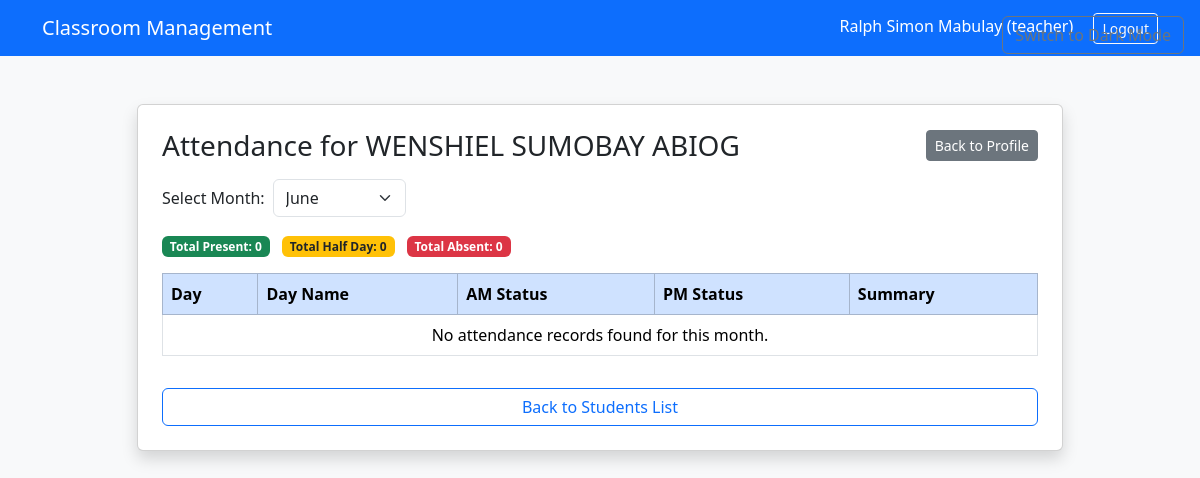
Before: /student_attendance.php?lrn=173820946153 (signed in) with the older database file.
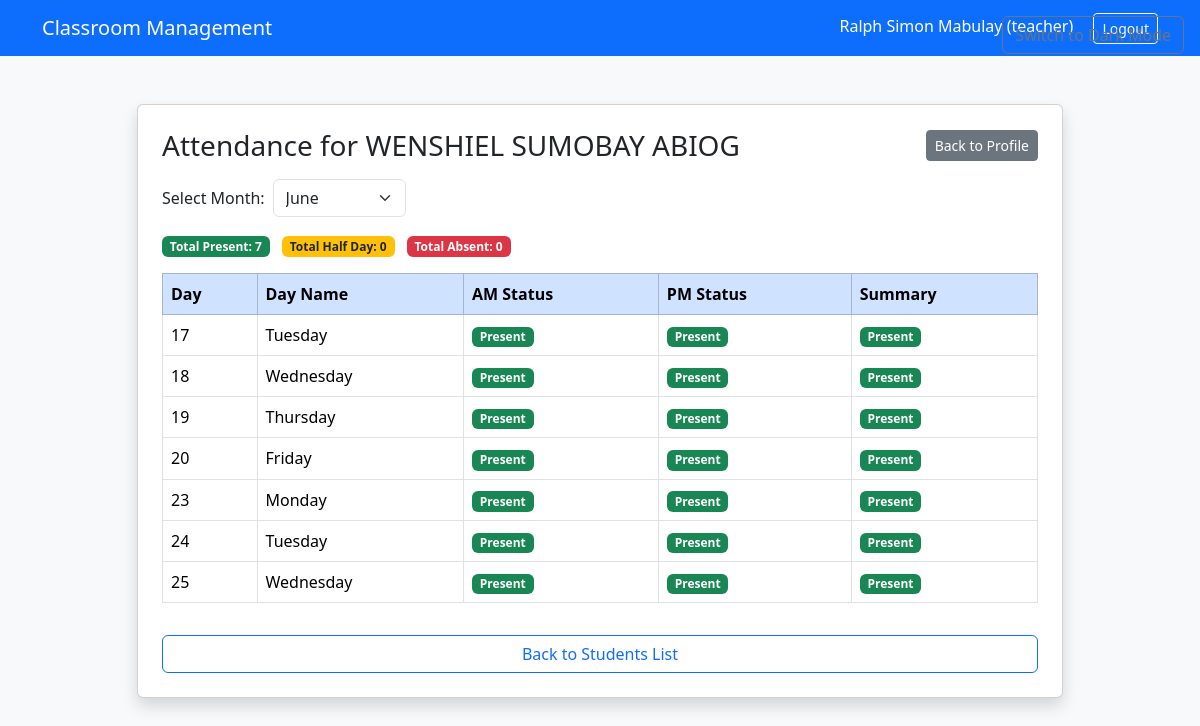
After: the same page with the newer database file.
### tables this page shows
CREATE TABLE `tbl_students` (
  `id` int(11) NOT NULL AUTO_INCREMENT,
  `lrn` varchar(12) NOT NULL,
  `first_name` varchar(50) NOT NULL,
  `last_name` varchar(50) NOT NULL,
  `birthdate` date NOT NULL,
  `gender` enum('Male','Female') NOT NULL,
  `address` varchar(255) DEFAULT NULL,
  `grade_level` varchar(10) DEFAULT NULL,
  `section` varchar(50) DEFAULT NULL,
  `contact_number` varchar(20) DEFAULT NULL,
  `guardian_name` varchar(100) DEFAULT NULL,
  `profile_picture` varchar(255) DEFAULT NULL,
  PRIMARY KEY (`id`),
  UNIQUE KEY `lrn` (`lrn`)
);

CREATE TABLE `tbl_attendance_raw` (
  `id` int(11) NOT NULL AUTO_INCREMENT,
  `student_id` int(11) NOT NULL,
  `school_year` varchar(9) NOT NULL,
  `month` varchar(15) NOT NULL,
  `day` int(11) NOT NULL,
  `day_name` enum('Monday','Tuesday','Wednesday','Thursday','Friday') NOT NULL,
  `am_status` enum('Present','Absent') DEFAULT 'Absent',
  `pm_status` enum('Present','Absent') DEFAULT 'Absent',
  `is_tardy` tinyint(1) DEFAULT 0,
  `date_recorded` datetime DEFAULT current_timestamp(),
  PRIMARY KEY (`id`),
  KEY `student_id` (`student_id`),
  CONSTRAINT `tbl_attendance_raw_ibfk_1` FOREIGN KEY (`student_id`) REFERENCES `tbl_students` (`id`)
);

### student_attendance.php (the view, shortened to what this page needs)
<?php
require 'db_connect.php';
$student_lrn = isset($_GET['lrn']) ? $_GET['lrn'] : '';
$month = isset($_GET['month']) ? $_GET['month'] : date('F');
$stmt = $pdo->prepare("SELECT * FROM tbl_students WHERE lrn = ?");
$stmt->execute([$student_lrn]);
$student = $stmt->fetch();
$stmt = $pdo->prepare("SELECT day, day_name, am_status, pm_status FROM tbl_attendance_raw WHERE student_id = ? AND month = ? ORDER BY day ASC");
$stmt->execute([$student['id'], $month]);
$attendance = $stmt->fetchAll();
$total_present = 0;
$total_halfday = 0;
$total_absent = 0;
foreach ($attendance as $row) {
    if ($row['am_status'] === 'Present' && $row['pm_status'] === 'Present') {
        $total_present++;
    } elseif (
        ($row['am_status'] === 'Absent' && $row['pm_status'] === 'Present') ||
        ($row['am_status'] === 'Present' && $row['pm_status'] === 'Absent')
    ) {
        $total_halfday++;
    } elseif ($row['am_status'] === 'Absent' && $row['pm_status'] === 'Absent') {
        $total_absent++;
    }
}
$months = [
    'June', 'July', 'August', 'September', 'October', 'November',
    'December', 'January', 'February', 'March', 'April'
];
?>
<!DOCTYPE html>
<html>
<head>
    <link href="https://cdn.jsdelivr.net/npm/bootstrap@5.3.3/dist/css/bootstrap.min.css" rel="stylesheet">
</head>
<body class="bg-light">
    <nav class="navbar navbar-expand-lg navbar-dark bg-primary">
        <div class="container">
            <a class="navbar-brand" href="index.php">Classroom Management</a>
            <div class="ms-auto">
                <span class="navbar-text text-white me-3">
                    <?= htmlspecialchars($_SESSION['full_name']) ?> (<?= htmlspecialchars($_SESSION['role']) ?>)
                </span>
                <a href="logout.php" class="btn btn-outline-light btn-sm">Logout</a>
            </div>
        </div>
    </nav>
    <div class="container py-5">
        <div class="row justify-content-center">
            <div class="col-lg-10">
                <div class="card shadow p-4">
                    <div class="d-flex justify-content-between align-items-center mb-3">
                        <h3 class="mb-0">Attendance for <?= htmlspecialchars($student['first_name'] . ' ' . $student['last_name']) ?></h3>
                        <div>
                            <a href="student_profile.php?lrn=<?= urlencode($student['lrn']) ?>" class="btn btn-secondary btn-sm">Back to Profile</a>
                        </div>
                    </div>
                    <form method="get" class="mb-3">
                        <div class="row g-2 align-items-center">
                            <div class="col-auto">
                                <label for="month" class="col-form-label">Select Month:</label>
                            </div>
                            <div class="col-auto">
                                <select name="month" id="month" class="form-select" onchange="this.form.submit()">
                                    <?php foreach ($months as $m): ?>
                                        <option value="<?= $m ?>" <?= $month === $m ? 'selected' : '' ?>><?= $m ?></option>
                                    <?php endforeach; ?>
                                </select>
                            </div>
                        </div>
                    </form>
                    <div class="table-responsive">
                        <div class="mb-3">
                            <span class="badge bg-success me-2">Total Present: <?= $total_present ?></span>
                            <span class="badge bg-warning text-dark me-2">Total Half Day: <?= $total_halfday ?></span>
                            <span class="badge bg-danger">Total Absent: <?= $total_absent ?></span>
                        </div>
                        <table class="table table-bordered table-hover align-middle">
                            <thead class="table-primary">
                                <tr>
                                    <th>Day</th>
                                    <th>Day Name</th>
                                    <th>AM Status</th>
                                    <th>PM Status</th>
                                    <th>Summary</th>
                                </tr>
                            </thead>
                            <tbody>
                                <?php if (count($attendance) > 0): ?>
                                    <?php foreach ($attendance as $row): ?>
                                        <tr>
                                            <td><?= htmlspecialchars($row['day']) ?></td>
                                            <td><?= htmlspecialchars($row['day_name']) ?></td>
                                            <td>
                                                <span class="badge bg-<?= $row['am_status'] === 'Present' ? 'success' : ($row['am_status'] === 'Tardy' ? 'warning text-dark' : 'danger') ?>">
                                                    <?= htmlspecialchars($row['am_status']) ?>
                                                </span>
                                            </td>
                                            <td>
                                                <span class="badge bg-<?= $row['pm_status'] === 'Present' ? 'success' : ($row['pm_status'] === 'Tardy' ? 'warning text-dark' : 'danger') ?>">
                                                    <?= htmlspecialchars($row['pm_status']) ?>
                                                </span>
                                            </td>
                                            <td>
                                                <?php
                                                if ($row['am_status'] === 'Present' && $row['pm_status'] === 'Present') {
                                                    echo '<span class="badge bg-success">Present</span>';
                                                } elseif (
                                                    ($row['am_status'] === 'Absent' && $row['pm_status'] === 'Present') ||
                                                    ($row['am_status'] === 'Present' && $row['pm_status'] === 'Absent')
                                                ) {
                                                    echo '<span class="badge bg-warning text-dark">Half Day</span>';
                                                } elseif ($row['am_status'] === 'Absent' && $row['pm_status'] === 'Absent') {
                                                    echo '<span class="badge bg-danger">Absent</span>';
                                                } else {
                                                    echo '<span class="badge bg-secondary">N/A</span>';
                                                }
                                                ?>
                                            </td>
                                        </tr>
                                    <?php endforeach; ?>
                                <?php else: ?>
                                    <tr>
                                        <td colspan="5" class="text-center">No attendance records found for this month.</td>
                                    </tr>
                                <?php endif; ?>
                            </tbody>
                        </table>
                    </div>
                    <a href="students.php" class="btn btn-outline-primary mt-3">Back to Students List</a>
                </div>
            </div>
        </div>
    </div>
    <button id="theme-toggle" class="btn btn-outline-secondary position-fixed" style="top: 1rem; right: 1rem; z-index: 1050;">
    </button>
</body>
</html>

Changed rows visible on the page:
added tbl_attendance_raw: day "17", day_name "Tuesday", am_status "Present", pm_status "Present"
added tbl_attendance_raw: day "18", day_name "Wednesday", am_status "Present", pm_status "Present"
added tbl_attendance_raw: day "19", day_name "Thursday", am_status "Present", pm_status "Present"
added tbl_attendance_raw: day "20", day_name "Friday", am_status "Present", pm_status "Present"
added tbl_attendance_raw: day "23", day_name "Monday", am_status "Present", pm_status "Present"
added tbl_attendance_raw: day "24", day_name "Tuesday", am_status "Present", pm_status "Present"
added tbl_attendance_raw: day "25", day_name "Wednesday", am_status "Present", pm_status "Present"
Other visible differences:
$total_present: "0" → "7"
text no longer shown: "No attendance records found for this month."
